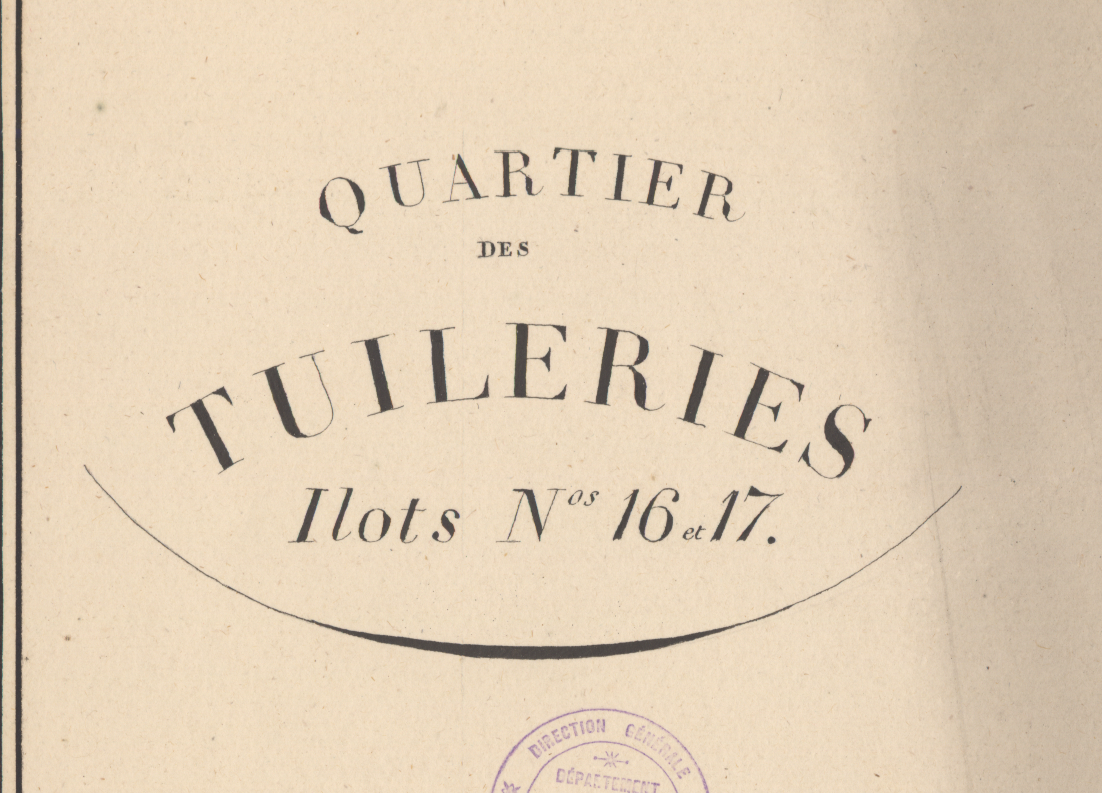
#> input picture Labwork 3/cadastre1.png, 1102 x 793 px
$ python 'hard labwork1.py'
#> lines starting #> are read from the running program, lines starting #| are printed output that depends on the picture; after the words box and inside, x2 and y2 are one past the last pixel; in counts of white or black regions, pixels touching at a corner belong together
import cv2

img = cv2.imread("cadastre1.png", cv2.IMREAD_GRAYSCALE)
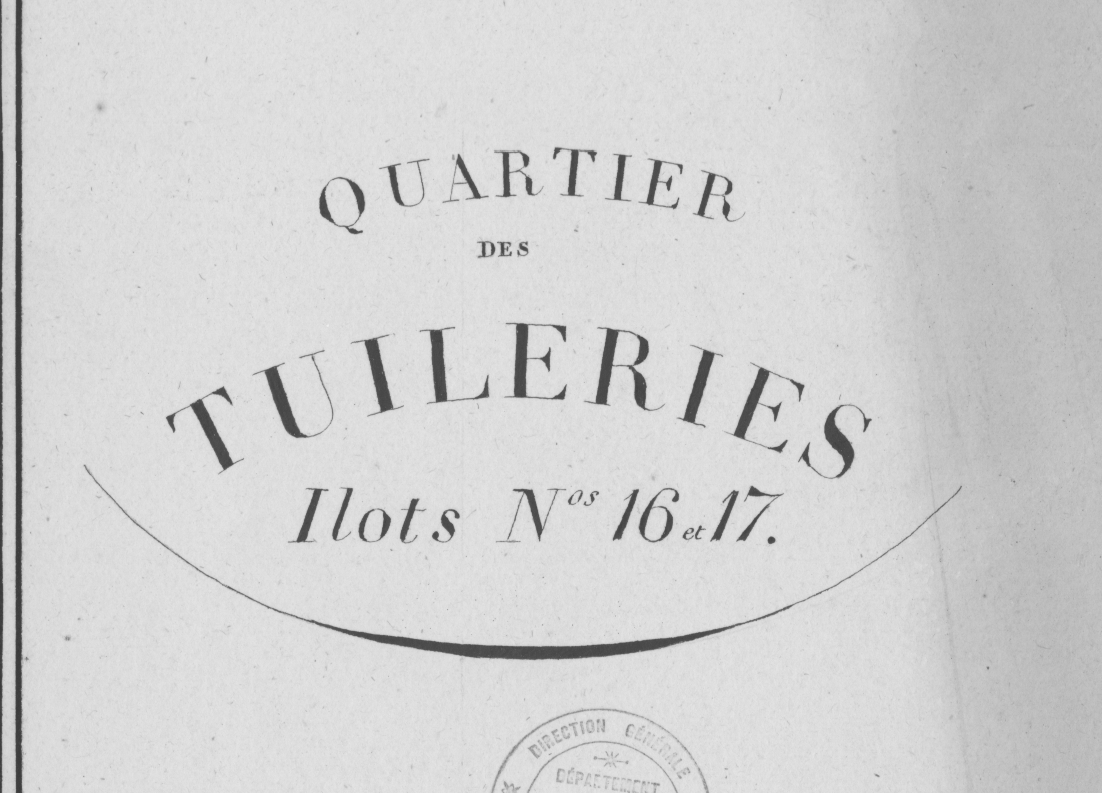
#> img: shape (793, 1102); min 56, max 237, mean 209.4
ret,thresh1 = cv2.threshold(img,0,255,cv2.THRESH_BINARY_INV+cv2.THRESH_OTSU)
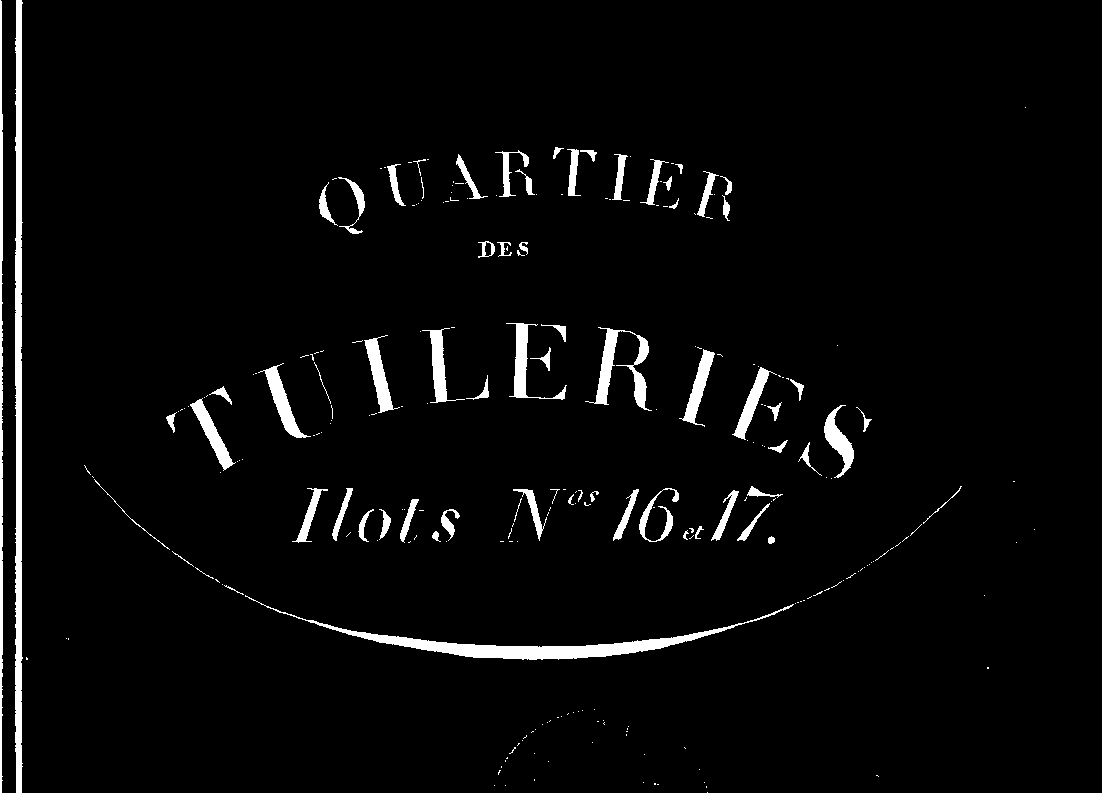
#> thresh1: shape (793, 1102); 3.4% white; 254 white regions (183 under 20 px), largest, box (x1, y1, x2, y2) and area: (15, 0, 23, 793) 5036, (245, 595, 794, 660) 4247, (0, 0, 3, 793) 2030
#> ret = 150
cv2.imshow("image1",thresh1)
cv2.waitKey(0)
